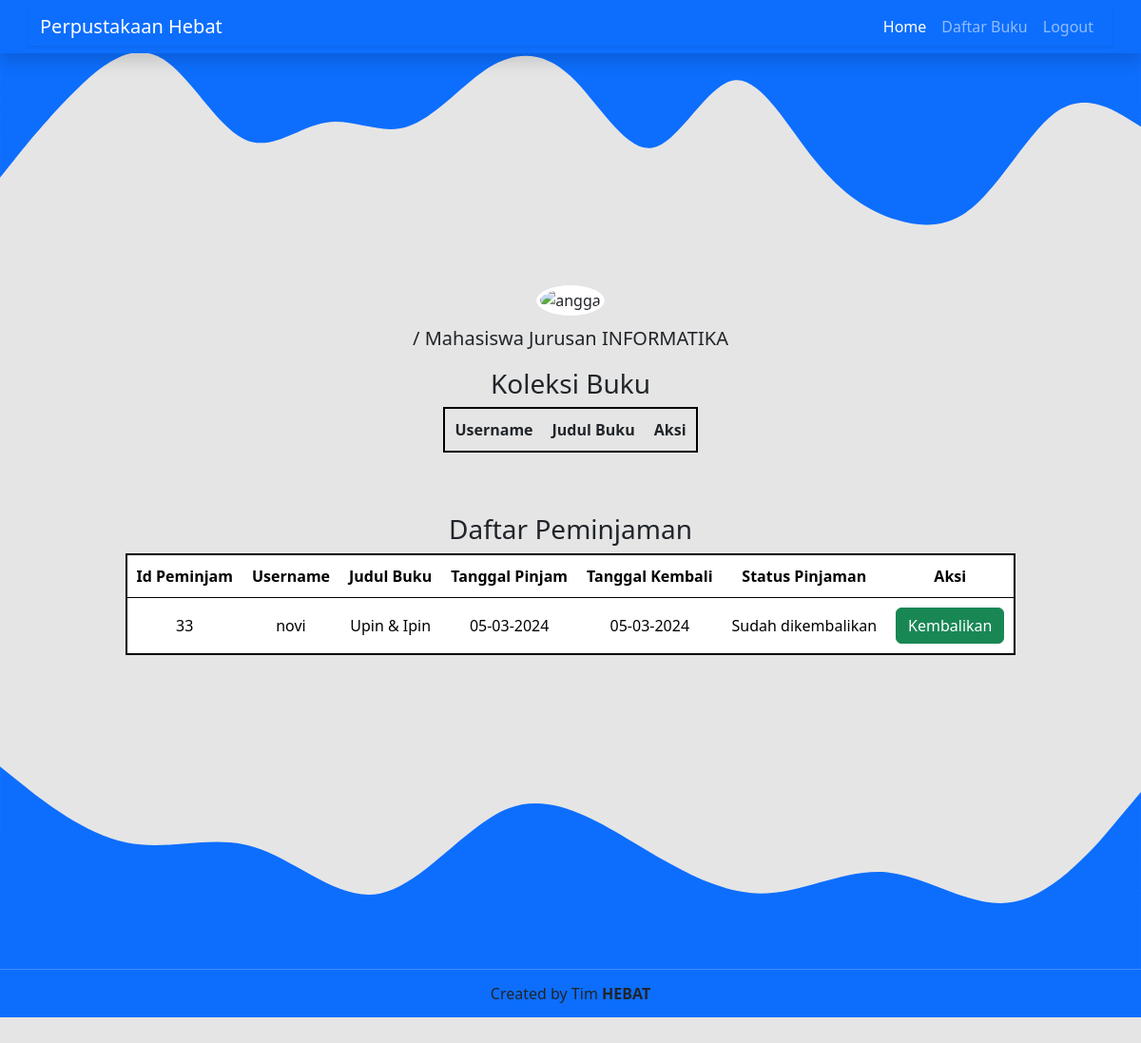
/profil.php (signed in), run on the app's committed database.
### tables this page shows
CREATE TABLE `peminjaman` (
  `peminjaman` int(11) NOT NULL,
  `username` varchar(50) NOT NULL,
  `judul` varchar(50) NOT NULL,
  `tgl_peminjaman` varchar(50) NOT NULL,
  `tgl_pengembalian` varchar(50) NOT NULL,
  `status_peminjaman` varchar(50) NOT NULL
);

### config.php (called while the page is built, shortened)
<?php
$conn = mysqli_connect("localhost","root","","db_perpustakaan");
function pinjaman($data) {
	global $conn;
	$result = mysqli_query($conn, $data);
	while ( $row = mysqli_fetch_assoc($result) ) {
		$rows[] = $row;
	}
	return $rows;
}
?>

### profil.php (the view, shortened to what this page needs)
<?php
require "config.php";
$user = $_SESSION['login'];
$pinjaman = pinjaman("SELECT * FROM peminjaman WHERE username = '$user' ORDER BY peminjaman DESC");
$nama = mysqli_query($conn, "SELECT * FROM user WHERE username = '$user'");
$result = mysqli_fetch_assoc($nama);
?>
<!DOCTYPE html>
<html lang="en">
  <head>
    <link href="css/bootstrap.min.css" rel="stylesheet">
    <link rel="stylesheet" type="text/css" href="style/index.css">
  </head>
  <body>
<section id="home">
    <nav class="navbar navbar-expand-lg navbar-dark bg-primary shadow fixed-top">
  <div class="container shadow-sm">
    <a class="navbar-brand" href="">Perpustakaan Hebat</a>
    <div class="collapse navbar-collapse" id="navbarNav">
      <ul class="navbar-nav ms-auto">
        <li class="nav-item">
          <a class="nav-link active" aria-current="page" href="index.php">Home</a>
        </li>
        <li class="nav-item">
          <a class="nav-link" href="#buku">Daftar Buku</a>
        </li>
        <li class="nav-item">
          <a class="nav-link" href="logout.php">Logout</a>
        </li>
      </ul>
    </div>
  </div>
</nav>
</section>
<section class="konten-buku">
<div class="jumbotronn text-center">
  <img src="foto/<?php echo $result['gambar'];?>" alt="angga" width="200" class="rounded-circle img-thumbnail">
  <p class="lead"><?php echo $result['alamat']; ?> / Mahasiswa Jurusan INFORMATIKA</p>
</div>
    <h3 class="text-center">Koleksi Buku</h3>
    <table border="0">
      <tr>
        <th>Username</th>
        <th>Judul Buku</th>
        <th>Aksi</th>
      </tr>
    </table>
</section>
<section class="konten-buku">
  <div class="table">
    <h3>Daftar Peminjaman</h3>
    <table border="0">
      <tr>
        <th>Id Peminjam</th>
        <th>Username</th>
        <th>Judul Buku</th>
        <th>Tanggal Pinjam</th>
        <th>Tanggal Kembali</th>
        <th>Status Pinjaman</th>
        <th>Aksi</th>
      </tr>
      <?php foreach( $pinjaman as $row ) : ?>
      <tr>
        <td><?php echo $row["peminjaman"]; ?></td>
        <td><?php echo $row["username"]; ?></td>
        <td><?php echo $row["judul"]; ?></td>
        <td><?php echo $row["tgl_peminjaman"]; ?></td>
        <td><?php echo $row["tgl_pengembalian"]; ?></td>
        <td><?php echo $row["status_peminjaman"]; ?></td>
        <form action="" method="post">
          <td>
            <button type="submit" name="ubah" class="btn btn-success"
              onclick="return confirm('yakin bg mau kembalikan buku <?php echo $row["judul"]; ?>?');">Kembalikan
            </button>
          </td>
        </form>
      </tr>
    <?php endforeach; ?>
    </table>
  </div>
</section>
<footer class="bg-primary">
  <p class="text-center">Created by Tim <b>HEBAT</b></p>
</footer>
</body>
</html>

### style/index.css (style rules this page uses)
body { min-height: 2000px; background: rgb(0, 0, 0, 0.1); }
footer { width: 100%; height: 50px; line-height: 50px; }
.konten-buku { margin-top: 2rem; }
.konten-buku table { margin: auto; text-align: center; border: 2px solid black; border-radius: 10px; }
table th, td { padding: 10px; }
.table { margin: 4rem auto; display: flex; justify-content: center; align-items: center; flex-direction: column; }
.table form { border: 2px dashed black; border-radius: 10px; padding: 10px; }

### data on the page
peminjaman: peminjaman "33", username "novi", judul "Upin & Ipin", tgl_peminjaman "05-03-2024", tgl_pengembalian "05-03-2024", status_peminjaman "Sudah dikembalikan"
